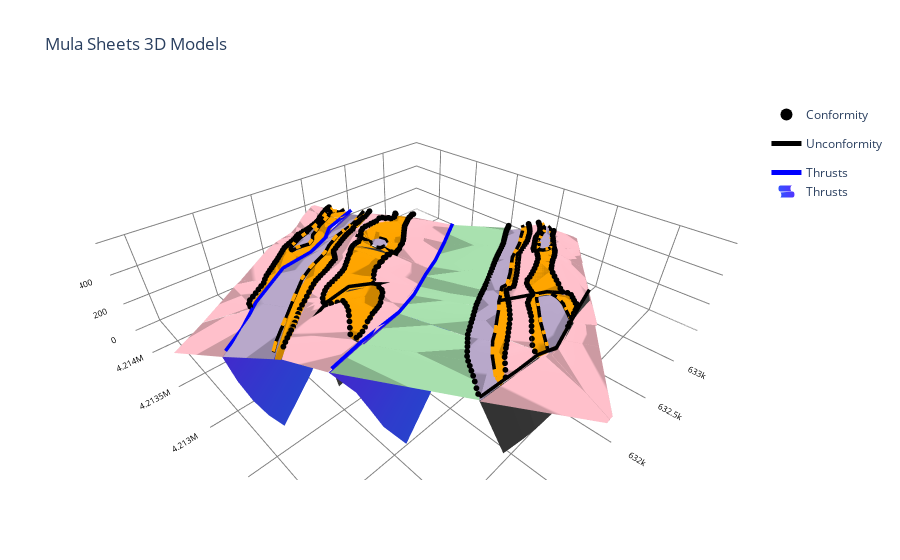

Notebook source saved alongside this figure:
### Markdown cell above
Next, we color the surface based on the geological material shown. To separate materials and minimize the weight of the output, we'll use **Convex Hulls**. This data is loaded into **topo.py**.

### Code cell
fig=go.Figure(tr_dat+data_fallas+tcbm+H)

camera = dict(up=dict(x=0, y=0, z=1),
              center=dict(x=0, y=0, z=0),
               eye=dict(x=-1.25, y=-1.25, z=1.25) )
fig.update_layout(
    legend=go.layout.Legend(
        itemsizing='constant'  # Set the itemsizing attribute to 'constant'
    ))

fig.update_layout( title="Mula Sheets 3D Models",
                  #paper_bgcolor = 'black',
                 scene = dict(
                     xaxis=dict(title='UTM_X', 
                                tickfont = dict(size = 10,color = 'black'),
                                title_font_size=10,
                                titlefont_color='black', 
                                range=[cotasxy[0],cotasxy[1]],
                                backgroundcolor='white',
                                color='black',
                                gridcolor='gray'),
                     yaxis=dict(title='UTM_Y',
                                tickfont = dict(size = 10,color = 'black'),
                                title_font_size=10,
                                titlefont_color='black', 
                                range=[cotasxy[2],cotasxy[3]],  
                                backgroundcolor='white',
                                color='black',
                                gridcolor='gray'),
                      zaxis=dict(nticks=4,
                                tickfont = dict(size = 10,color = 'black'),
                                title='Elevation', 
                                title_font_size=10,
                                titlefont_color='black', 
                                range=[0,600],
                                backgroundcolor='white',
                                color='black', 
                                gridcolor='gray'),
                     aspectratio=dict(x=2, y=2, z=0.5)),
                     #aspectmode='data'),
                     scene_camera= camera,
                 ) 
              
fig.show()
go_offline.plot(fig,filename=FIGURESDIR+'Topo_color.html',validate=True, auto_open=False)
